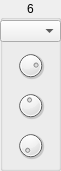
   <widget class="QGroupBox" name="step_6">
    <property name="geometry">
     <rect>
      <x>430</x>
      <y>70</y>
      <width>61</width>
      <height>171</height>
     </rect>
    </property>
    <property name="title">
     <string>6</string>
    </property>
    <property name="alignment">
     <set>Qt::AlignCenter</set>
    </property>
    <widget class="DialKnob" name="ctrl_6">
     <property name="geometry">
      <rect>
       <x>0</x>
       <y>130</y>
       <width>61</width>
       <height>31</height>
      </rect>
     </property>
     <property name="sizePolicy">
      <sizepolicy hsizetype="Fixed" vsizetype="Fixed">
       <horstretch>0</horstretch>
       <verstretch>0</verstretch>
      </sizepolicy>
     </property>
     <property name="minimumSize">
      <size>
       <width>0</width>
       <height>0</height>
      </size>
     </property>
     <property name="maximumSize">
      <size>
       <width>16777215</width>
       <height>16777215</height>
      </size>
     </property>
     <property name="minimum">
      <number>0</number>
     </property>
     <property name="maximum">
      <number>127</number>
     </property>
     <property name="value">
      <number>0</number>
     </property>
     <property name="wrapping">
      <bool>false</bool>
     </property>
     <property name="notchTarget">
      <double>8.000000000000000</double>
     </property>
     <property name="notchesVisible">
      <bool>false</bool>
     </property>
    </widget>
    <widget class="DialKnob" name="velocity_6">
     <property name="geometry">
      <rect>
       <x>0</x>
       <y>50</y>
       <width>61</width>
       <height>31</height>
      </rect>
     </property>
     <property name="sizePolicy">
      <sizepolicy hsizetype="Fixed" vsizetype="Fixed">
       <horstretch>0</horstretch>
       <verstretch>0</verstretch>
      </sizepolicy>
     </property>
     <property name="minimumSize">
      <size>
       <width>0</width>
       <height>0</height>
      </size>
     </property>
     <property name="maximumSize">
      <size>
       <width>16777215</width>
       <height>16777215</height>
      </size>
     </property>
     <property name="minimum">
      <number>0</number>
     </property>
     <property name="maximum">
      <number>127</number>
     </property>
     <property name="value">
      <number>100</number>
     </property>
     <property name="wrapping">
      <bool>false</bool>
     </property>
     <property name="notchTarget">
      <double>8.000000000000000</double>
     </property>
     <property name="notchesVisible">
      <bool>false</bool>
     </property>
    </widget>
    <widget class="DialKnob" name="gate_6">
     <property name="geometry">
      <rect>
       <x>0</x>
       <y>90</y>
       <width>61</width>
       <height>31</height>
      </rect>
     </property>
     <property name="sizePolicy">
      <sizepolicy hsizetype="Fixed" vsizetype="Fixed">
       <horstretch>0</horstretch>
       <verstretch>0</verstretch>
      </sizepolicy>
     </property>
     <property name="minimumSize">
      <size>
       <width>0</width>
       <height>0</height>
      </size>
     </property>
     <property name="maximumSize">
      <size>
       <width>16777215</width>
       <height>16777215</height>
      </size>
     </property>
     <property name="minimum">
      <number>1</number>
     </property>
     <property name="maximum">
      <number>200</number>
     </property>
     <property name="value">
      <number>94</number>
     </property>
     <property name="wrapping">
      <bool>false</bool>
     </property>
     <property name="notchTarget">
      <double>8.000000000000000</double>
     </property>
     <property name="notchesVisible">
      <bool>false</bool>
     </property>
    </widget>
    <widget class="ComboPicker" name="note_6">
     <property name="geometry">
      <rect>
       <x>0</x>
       <y>20</y>
       <width>61</width>
       <height>22</height>
      </rect>
     </property>
    </widget>
   </widget>
